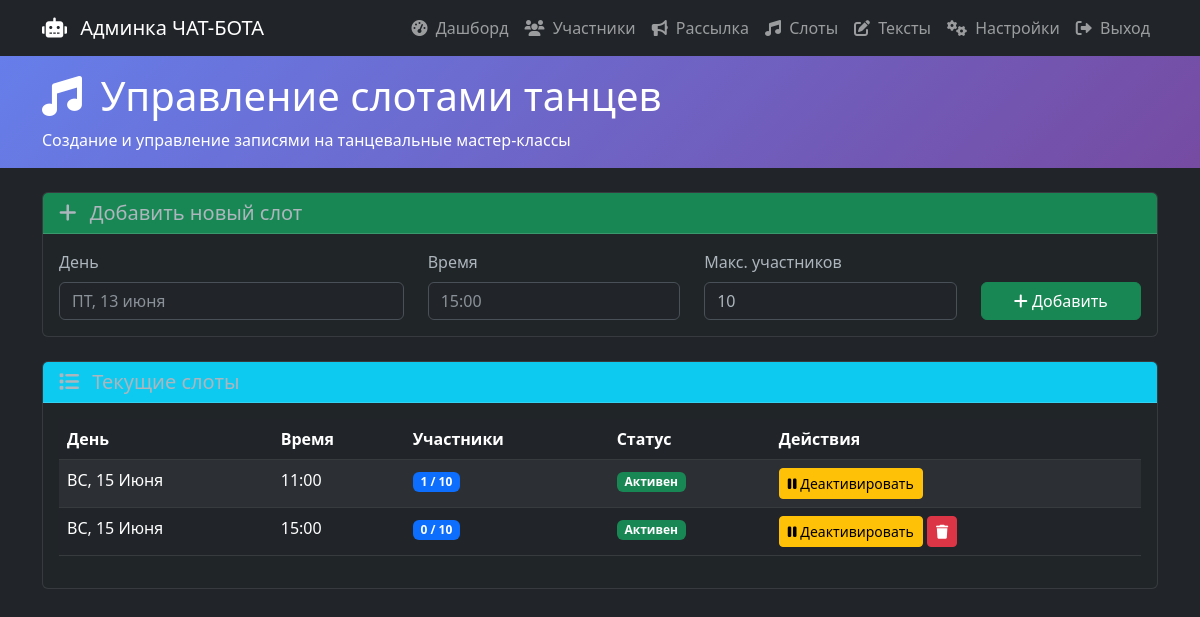
Screenshot of /dance_slots (signed in) with the database file from the repository.
### models.py (models this page shows, shortened)
class DanceSlot(db.Model):
    __tablename__ = "dance_slots"
    id = db.Column(Integer, primary_key=True)
    day = db.Column(String(50), nullable=False)
    time_slot = db.Column(String(10), nullable=False)
    max_participants = db.Column(Integer, default=10)
    is_active = db.Column(Boolean, default=True)
    created_at = db.Column(DateTime, default=datetime.utcnow)
    @property
    def current_participants(self):
        return Registration.query.filter_by(
            activity_type='dance',
            day=self.day,
            time_slot=self.time_slot
        ).count()

### admin_routes.py (the view)
@app.route('/dance_slots')
@admin_required
def dance_slots():
    slots = DanceSlot.query.order_by(DanceSlot.day, DanceSlot.time_slot).all()
    return render_template('dance_slots.html', slots=slots)

### admin_routes.py (called while the page is built)
def admin_required(f):
    @wraps(f)
    def decorated_function(*args, **kwargs):
        if not session.get('admin_logged_in'):
            return redirect(url_for('admin_login'))
        return f(*args, **kwargs)
    return decorated_function

### templates/dance_slots.html (shortened to what this page needs)
<!DOCTYPE html>
<html lang="ru" data-bs-theme="dark">
<head>
    <link href="https://cdn.jsdelivr.net/npm/bootstrap@5.3.0/dist/css/bootstrap.min.css" rel="stylesheet">
    <link href="https://cdnjs.cloudflare.com/ajax/libs/font-awesome/6.0.0/css/all.min.css" rel="stylesheet">
</head>
<body>
    <nav class="navbar navbar-expand-lg navbar-dark bg-dark sticky-top">
        <div class="container">
            <a class="navbar-brand" href="/admin">
                <i class="fas fa-robot me-2"></i> Админка ЧАТ-БОТА
            </a>
            <div class="navbar-nav ms-auto">
                <a class="nav-link" href="{{ url_for('index') }}"><i class="fas fa-tachometer-alt me-1"></i> Дашборд</a>
                  <a class="nav-link" href="{{ url_for('participants') }}"><i class="fas fa-users me-1"></i> Участники</a>
                    <a class="nav-link" href="{{ url_for('broadcast') }}"><i class="fas fa-bullhorn me-1"></i> Рассылка</a>
                       <a class="nav-link" href="{{ url_for('dance_slots') }}"><i class="fas fa-music me-1"></i> Слоты</a>
                    <a class="nav-link" href="{{ url_for('text_messages') }}"><i class="fas fa-edit me-1"></i> Тексты</a>
                    <a class="nav-link" href="{{ url_for('config') }}"><i class="fas fa-cogs me-1"></i> Настройки</a>
                    <a class="nav-link" href="/admin/logout"><i class="fas fa-sign-out-alt me-1"></i> Выход</a>
            </div>
        </div>
    </nav>
    <div class="nav-header">
        <div class="container">
            <h1><i class="fas fa-music me-2"></i> Управление слотами танцев</h1>
            <p class="mb-0">Создание и управление записями на танцевальные мастер-классы</p>
        </div>
    </div>
    <div class="container mt-4">
        <div class="card stats-card mb-4">
            <div class="card-header bg-success">
                <h5 class="mb-0"><i class="fas fa-plus me-2"></i> Добавить новый слот</h5>
            </div>
            <div class="card-body">
                <form method="POST" action="{{ url_for('add_dance_slot') }}">
                    <div class="row">
                        <div class="col-md-4">
                            <label for="day" class="form-label">День</label>
                            <input type="text" class="form-control" id="day" name="day" required
                                   placeholder="ПТ, 13 июня">
                        </div>
                        <div class="col-md-3">
                            <label for="time_slot" class="form-label">Время</label>
                            <input type="text" class="form-control" id="time_slot" name="time_slot" required
                                   placeholder="15:00">
                        </div>
                        <div class="col-md-3">
                            <label for="max_participants" class="form-label">Макс. участников</label>
                            <input type="number" class="form-control" id="max_participants" name="max_participants"
                                   value="10" min="1" max="50">
                        </div>
                        <div class="col-md-2 d-flex align-items-end">
                            <button type="submit" class="btn btn-success w-100">
                                <i class="fas fa-plus"></i> Добавить
                            </button>
                        </div>
                    </div>
                </form>
            </div>
        </div>
        <div class="card stats-card">
            <div class="card-header bg-info">
                <h5 class="mb-0"><i class="fas fa-list me-2"></i> Текущие слоты</h5>
            </div>
            <div class="card-body">
                {% if slots %}
                    <div class="table-responsive">
                        <table class="table table-dark table-striped">
                            <thead>
                                <tr>
                                    <th>День</th>
                                    <th>Время</th>
                                    <th>Участники</th>
                                    <th>Статус</th>
                                    <th>Действия</th>
                                </tr>
                            </thead>
                            <tbody>
                                {% for slot in slots %}
                                <tr>
                                    <td>{{ slot.day }}</td>
                                    <td>{{ slot.time_slot }}</td>
                                    <td>
                                        <span class="badge {% if slot.current_participants >= slot.max_participants %}bg-danger{% else %}bg-primary{% endif %}">
                                            {{ slot.current_participants }} / {{ slot.max_participants }}
                                        </span>
                                    </td>
                                    <td>
                                        {% if slot.is_active %}
                                            <span class="badge bg-success">Активен</span>
                                        {% else %}
                                            <span class="badge bg-secondary">Неактивен</span>
                                        {% endif %}
                                    </td>
                                    <td>
                                        <a href="{{ url_for('toggle_dance_slot', slot_id=slot.id) }}"
                                           class="btn btn-sm {% if slot.is_active %}btn-warning{% else %}btn-success{% endif %}">
                                            {% if slot.is_active %}
                                                <i class="fas fa-pause"></i> Деактивировать
                                            {% else %}
                                                <i class="fas fa-play"></i> Активировать
                                            {% endif %}
                                        </a>
                                        {% if slot.current_participants == 0 %}
                                        <a href="{{ url_for('delete_dance_slot', slot_id=slot.id) }}"
                                           class="btn btn-sm btn-danger"
                                           onclick="return confirm('Удалить слот?')">
                                            <i class="fas fa-trash"></i>
                                        </a>
                                        {% endif %}
                                    </td>
                                </tr>
                                {% endfor %}
                            </tbody>
                        </table>
                    </div>
                {% else %}
                    <p class="text-muted text-center">Слоты не найдены.</p>
                {% endif %}
            </div>
        </div>
    </div>
</body>
</html>

### templates/dance_slots.html (style rules this page uses)
.nav-header { background: linear-gradient(135deg, #667eea 0%, #764ba2 100%); color: white; padding: 1rem 0; }
.stats-card { background: rgba(33, 37, 41, 0.95); border: 1px solid rgba(255, 255, 255, 0.1); }

### rows the page displays
DanceSlot: day "ВС, 15 Июня", time_slot "11:00", current_participants "1", max_participants "10", is_active "Активен"
DanceSlot: day "ВС, 15 Июня", time_slot "15:00", current_participants "0", max_participants "10", is_active "Активен"
